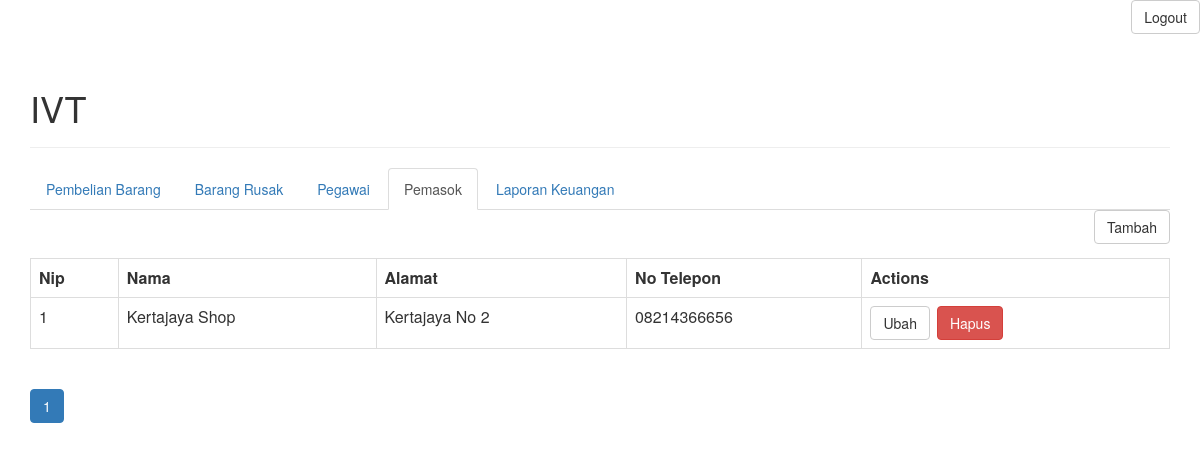
The app's page /view-pemasok.php (signed in), older data.
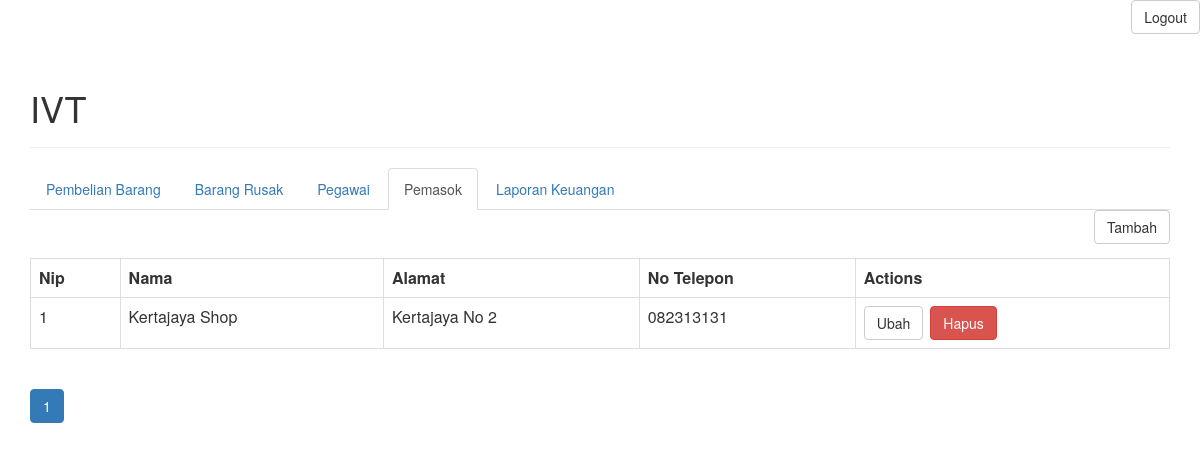
The same page, newer data.
### tables this page shows
CREATE TABLE `pemasok` (
  `nip` int(11) NOT NULL,
  `nama` varchar(256) DEFAULT NULL,
  `alamat` varchar(256) DEFAULT NULL,
  `no_tlp` varchar(256) DEFAULT NULL
);

### objects/pemasok.php (called while the page is built, shortened)
<?php
class Pemasok{
    private $conn;
    private $table_name = "pemasok";
    public function __construct($db){
        $this->conn = $db;
    }
    function readAll($page, $from_record_num, $records_per_page){
    $query = "SELECT
    nip, nama, no_tlp, alamat
    FROM
    " . $this->table_name . "
    ORDER BY
    nip ASC
    LIMIT
    {$from_record_num}, {$records_per_page}";
    $stmt = $this->conn->prepare( $query );
    $stmt->execute();
    return $stmt;
}
}
?>

### view-pemasok.php (the view, shortened to what this page needs)
<div class="right-button-margin">
    <a href="logout_manajer.php" class="btn btn-default pull-right">Logout</a>
</div>
<?php
include_once 'objects/pemasok.php';
include_once "header.php";
?>
<ul class="nav nav-tabs">
  <li ><a href="view-pembelianbarang.php">Pembelian Barang</a></li>
  <li><a href="view-barangrusakm.php">Barang Rusak</a></li>
  <li><a href="view-pegawai.php">Pegawai</a></li>
  <li class="active"><a href="view-pemasok.php">Pemasok</a></li>
  <li><a href="view-transaksi.php">Laporan Keuangan</a></li>
</ul>
<div class="right-button-margin">
    <a href="tambah-pemasok.php" class="btn btn-default pull-right">Tambah</a>
</div>
<?php
$page = isset($_GET['page']) ? $_GET['page'] : 1;
$records_per_page = 3;
$from_record_num = ($records_per_page * $page) - $records_per_page;
$database = new Database();
$db = $database->getConnection();
$pemasok = new Pemasok($db);
$stmt = $pemasok->readAll($page, $from_record_num, $records_per_page);
$num = $stmt->rowCount();
if ($num >0)
{
    echo '<table class="table table-hover table-responsive table-bordered" id="c">';
    echo '  <tr>';
    echo '      <th>Nip</th>';
    echo '      <th>Nama</th>';
    echo '      <th>Alamat</th>';
    echo '      <th>No Telepon</th>';
    echo '      <th>Actions</th>';
    echo '  </tr>';
    while ($row = $stmt->fetch(PDO::FETCH_ASSOC))
    {
        extract($row);
        echo '  <td>'.$nip.'</td>';
        echo '  <td>'.$nama.'</td>';
        echo '  <td>'.$alamat.'</td>';
        echo '  <td>'.$no_tlp.'</td>';
        echo '  <td>';
            echo '<a href="update-pemasok.php?id='.$nip.'" class="btn btn-default left-margin">Ubah</a>';
            echo '<a delete-id="'.$nip.'" class="btn btn-danger delete-object">Hapus</a>';
        echo '</td>';
    }
    echo '</table>';
}
else
{
    echo '<div>Pemasok Kosong.</div>';
}
?>
<?php
include_once 'paging-pemasok.php';
?>
<?
include_once "footer.php";
?>

Row changes from the older to the newer data that the page shows:
changed pemasok "Kertajaya Shop": no_tlp "08214366656" → "082313131"
